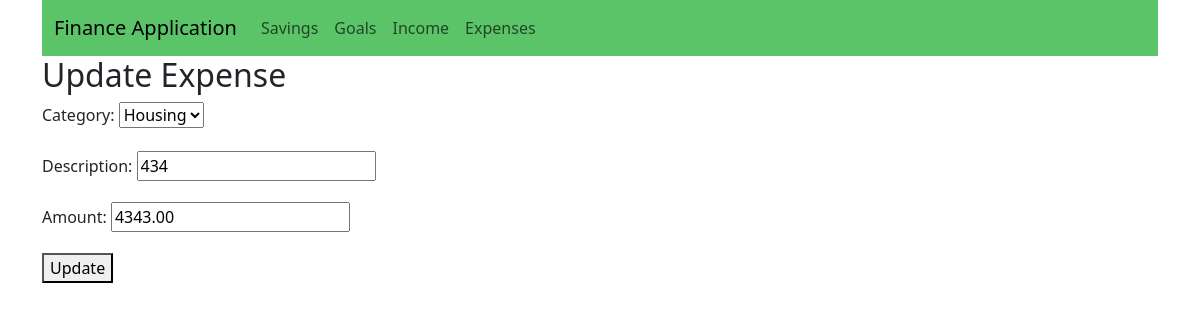
The page /finance/update-expense/21/ (signed in) on the database its author committed.
### finance/models.py (models this page shows, shortened)
class Expenses(models.Model):
    user = models.ForeignKey(User, on_delete=models.CASCADE)
    amount = models.DecimalField(max_digits=12, decimal_places=2)
    description = models.CharField(max_length=400)
    category = models.CharField(max_length=40, choices=CATEGORY_CHOICES)
    created_at = models.DateTimeField(auto_now_add=True)
    updated_at = models.DateTimeField(auto_now=True)

### finance/views.py (the view)
# urls.py: path('update-expense/<int:expense_id>/', update_expense, name='update_expense'),
@login_required
def update_expense(request, expense_id):
    expense = get_object_or_404(Expenses, id=expense_id, user=request.user)
    user = request.user
    user_id = user.id
    expenses = Expenses.objects.filter(user_id=user_id)
    if request.method == 'POST':
        form = ExpenseForm(request.POST, instance=expense)
        if form.is_valid():
            form.save()
            return render(request, 'expense_home.html', {'expenses': expenses})
    else:
        form = ExpenseForm(instance=expense)
    return render(request, 'update_expense.html', {'form': form})

### finance_application/forms.py
class ExpenseForm(forms.ModelForm):
    class Meta:
        model = Expenses
        fields = ['category', 'description', 'amount']

### dashboard/templates/expenses/update_expense.html (shortened to what this page needs)
<!DOCTYPE html>
<html lang="en">
<head>
</head>
<body>
    {% extends "base.html" %}
    {% block content %}
        <h2>Update Expense</h2>
        <form method="post">
            {{ form.as_p }}
            <button type="submit">Update</button>
        </form>
    {% endblock %}

### rows shown on the page
Expenses: category "Housing", description "434", amount "4343.00"
